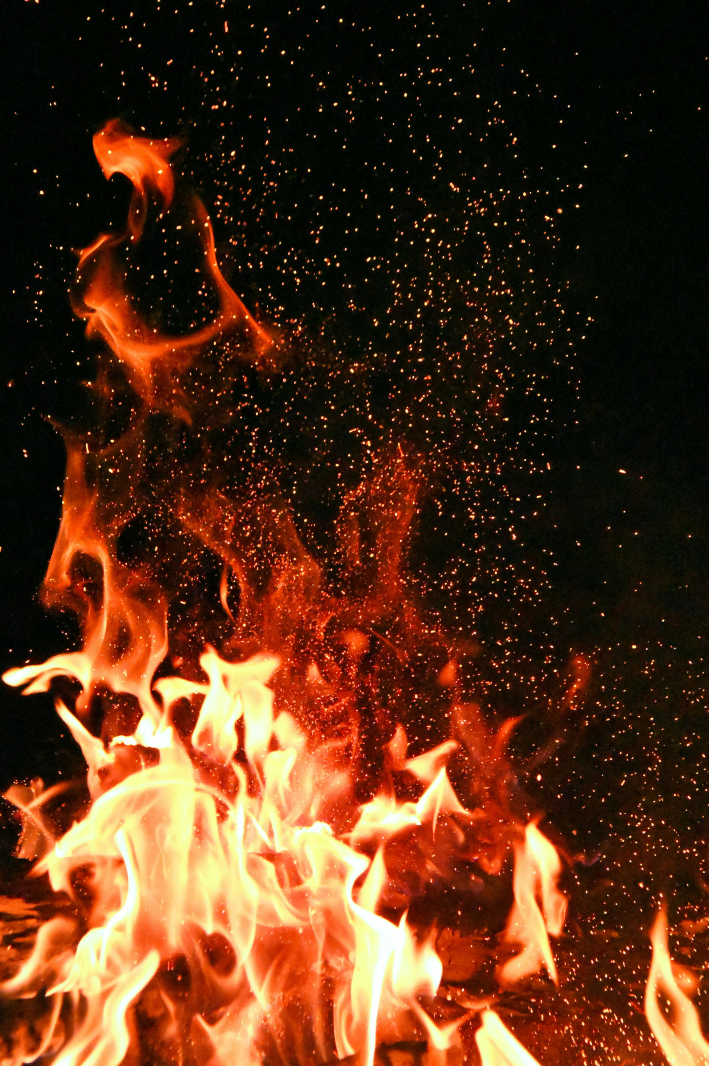
#> input picture Practical tasks day (1-7)/Task-9/fire.jpg, 3543 x 5330 px (shown at 1/5 size)
$ python chatgpt.py
#> lines starting #> are read from the running program, lines starting #| are printed output that depends on the picture; after the words box and inside, x2 and y2 are one past the last pixel; in counts of white or black regions, pixels touching at a corner belong together
#> further down, img is the input picture: shape (5330, 3543, 3); mean B, G, R 24.7, 48.4, 86.8
import cv2
import numpy as np

def detect_fire_regions(frame, min_area=1500, solidity_thresh=0.5):
    """
    Input:  BGR frame (image)
    Output: annotated_frame, fire_mask, list_of_boxes[(x, y, w, h), ...]
    """
#> called with min_area = 1500, solidity_thresh = 0.5

    # 1. Smooth to reduce noise
    blurred = cv2.GaussianBlur(frame, (5, 5), 0)

    # 2. Convert to HSV
    hsv = cv2.cvtColor(blurred, cv2.COLOR_BGR2HSV)
#> hsv: shape (5330, 3543, 3); mean H, S, V 28, 199.1, 88.3

    # 3. Fire-like HSV ranges (tune for your lighting/environment!)
    # Range 1: red–yellow
    lower1 = np.array([0,   80, 150])   # H, S, V
    upper1 = np.array([25, 255, 255])

    # Range 2: upper reds (HSV wrap-around)
    lower2 = np.array([160, 80, 150])
    upper2 = np.array([179, 255, 255])

    mask1 = cv2.inRange(hsv, lower1, upper1)
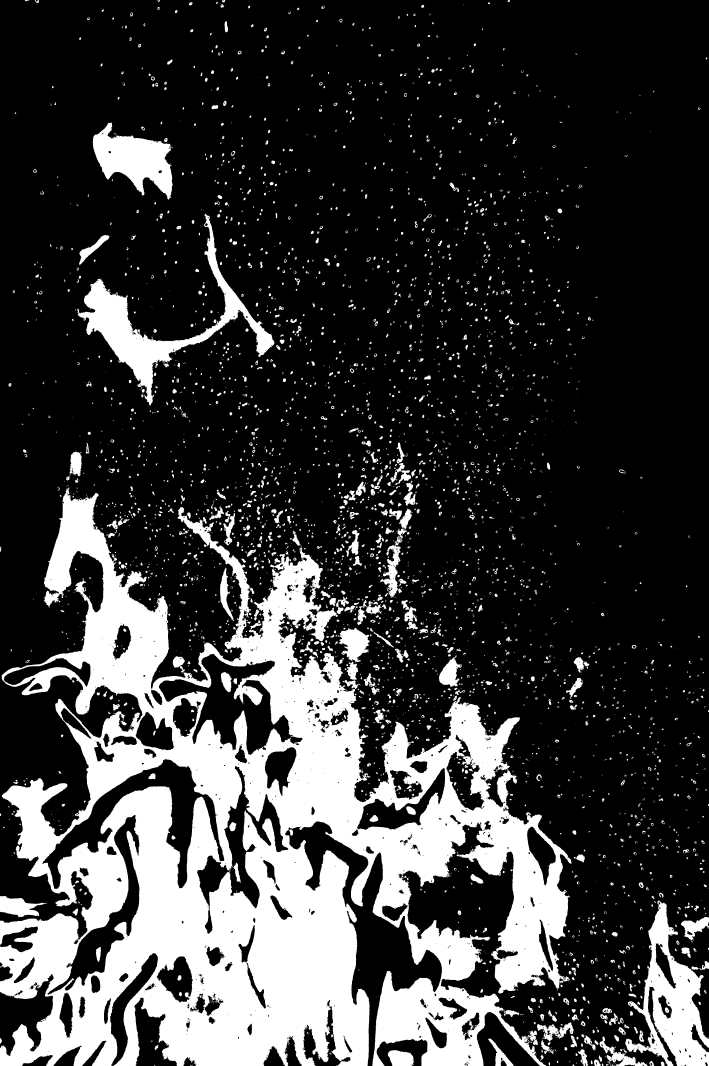
#> mask1: shape (5330, 3543) (shown at 1/5 size); 23% white; 3862 white regions (1145 under 20 px), largest, box (x1, y1, x2, y2) and area: (0, 2441, 2857, 5330) 3506611, (386, 1068, 1372, 2029) 145665, (3126, 4502, 3543, 5330) 138422
    mask2 = cv2.inRange(hsv, lower2, upper2)
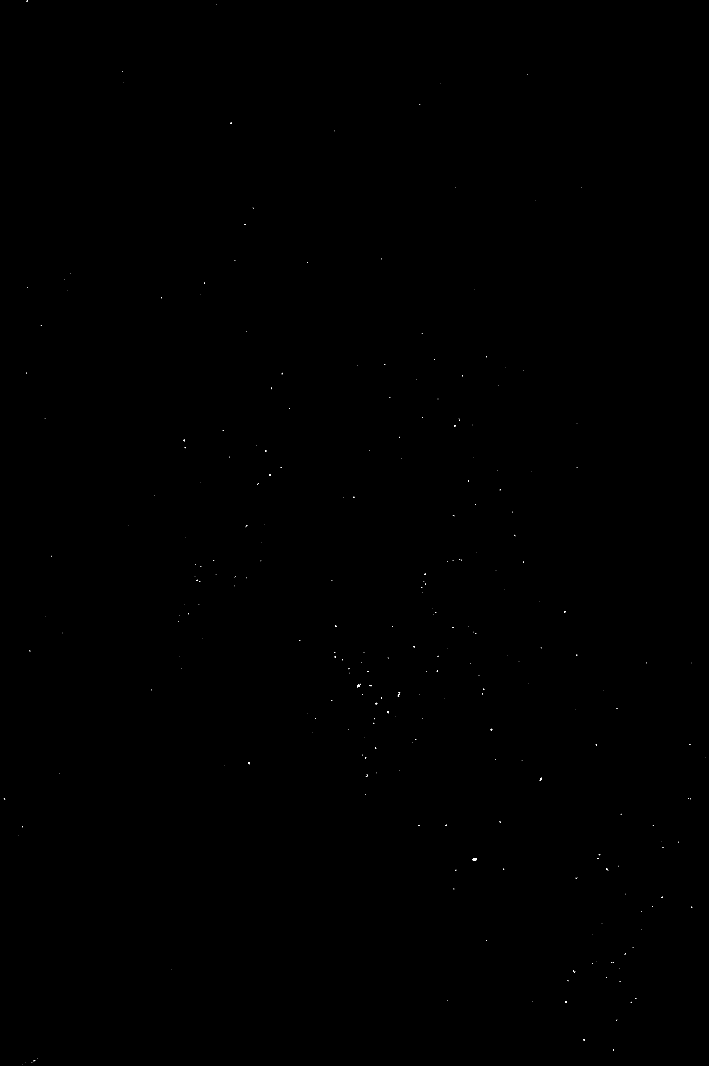
#> mask2: shape (5330, 3543) (shown at 1/5 size); 0.01% white in thin lines or dots

    fire_mask = cv2.bitwise_or(mask1, mask2)
#> fire_mask: shape (5330, 3543); 23% white; 3865 white regions (1131 under 20 px), largest, box (x1, y1, x2, y2) and area: (0, 2441, 2857, 5330) 3507137, (386, 1068, 1372, 2029) 145665, (3126, 4502, 3543, 5330) 138435

    # 4. Morphological operations to clean the mask
    kernel = cv2.getStructuringElement(cv2.MORPH_ELLIPSE, (5, 5))
    fire_mask = cv2.morphologyEx(fire_mask, cv2.MORPH_OPEN, kernel, iterations=1)
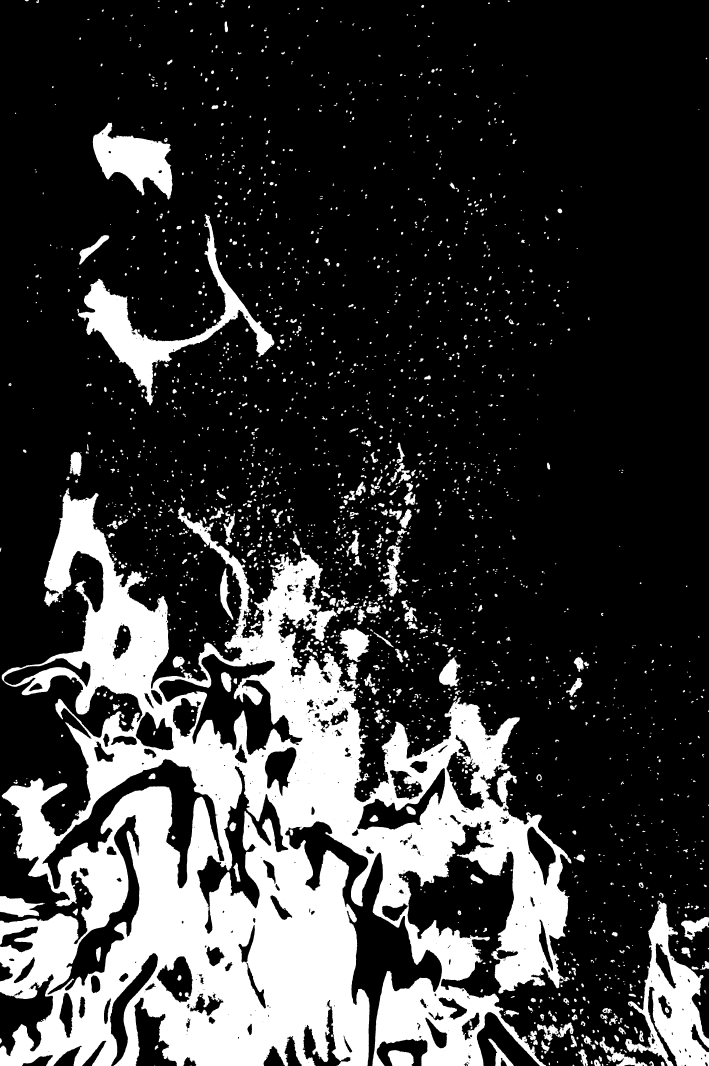
#> fire_mask: shape (5330, 3543) (shown at 1/5 size); 22.5% white; 2351 white regions (223 under 20 px), largest, box (x1, y1, x2, y2) and area: (0, 2441, 2857, 5330) 3486367, (390, 1070, 1372, 2028) 143930, (3126, 4502, 3543, 5330) 137801
    fire_mask = cv2.morphologyEx(fire_mask, cv2.MORPH_CLOSE, kernel, iterations=2)
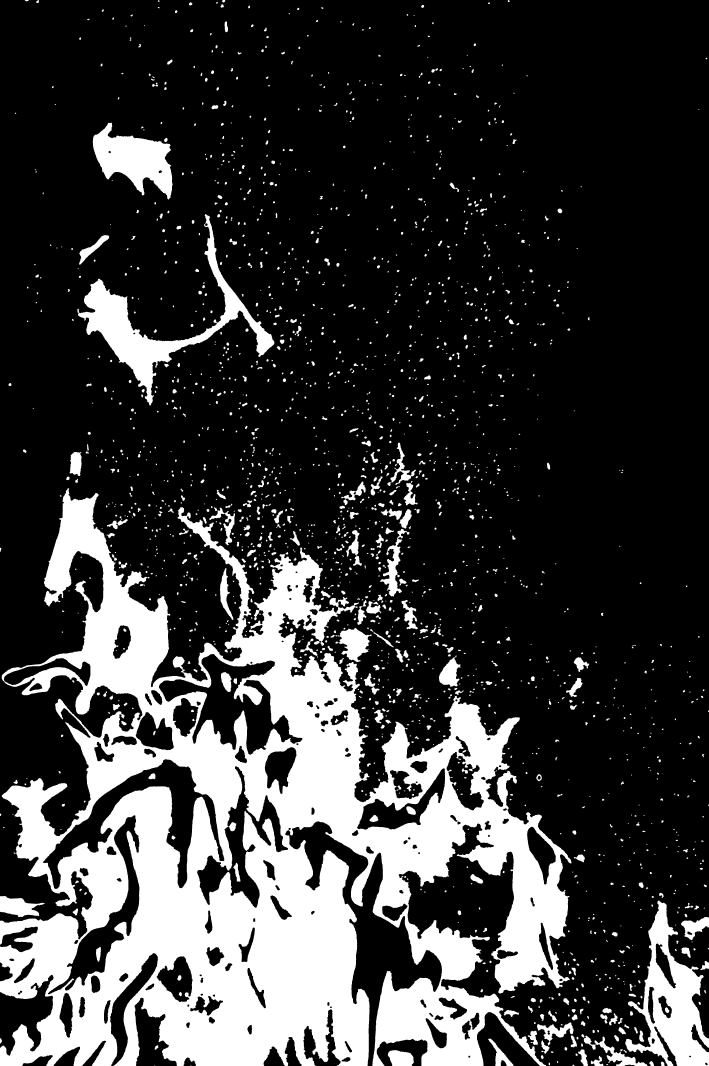
#> fire_mask: shape (5330, 3543) (shown at 1/5 size); 22.8% white; 1928 white regions (155 under 20 px)

    # 5. Find contours
    contours, _ = cv2.findContours(fire_mask, cv2.RETR_EXTERNAL, cv2.CHAIN_APPROX_SIMPLE)
#> contours = 1901 contours, 305 with area under 20; largest, box (x1, y1, x2, y2) and area: (0, 2441, 2857, 5330) 4324148, (3126, 4502, 3543, 5330) 155582, (387, 1070, 1372, 2028) 144434, (464, 613, 863, 998) 80470, (1676, 3139, 1858, 3311) 16232

    boxes = []
    annotated = frame.copy()

    for cnt in contours:
        area = cv2.contourArea(cnt)
        if area < min_area:
            continue  # filter small blobs

        x, y, w, h = cv2.boundingRect(cnt)
        aspect = w / float(h)

        # Filter very thin / extreme shapes
        if aspect < 0.2 or aspect > 5:
            continue

        # Solidity = area / convex hull area
        hull = cv2.convexHull(cnt)
        hull_area = cv2.contourArea(hull) + 1e-6
        solidity = area / hull_area

        if solidity < solidity_thresh:
            continue

        boxes.append((x, y, w, h))

        # Draw bounding box + label
        cv2.rectangle(annotated, (x, y), (x + w, y + h), (0, 0, 255), 2)
        cv2.putText(annotated, "FIRE", (x, y - 5),
                    cv2.FONT_HERSHEY_SIMPLEX, 0.6, (0, 0, 255), 2)
#> this loop made 1901 passes
#> area on passes 3 to 5: 37.5, 30, 60.5
#> after the loop, boxes = 29 items, first 6: (1939, 5250, 130, 80), (2891, 5247, 49, 83), (2441, 5193, 128, 137), (2639, 5153, 50, 72), (2685, 5112, 183, 116), (3405, 4585, 138, 116)

    return annotated, fire_mask, boxes


if __name__ == "__main__":
    # ---- CHANGE THIS PATH TO YOUR IMAGE ----
    img_path = r"fire.jpg"

    img = cv2.imread(img_path)
    if img is None:
        print(f"Error: could not read image at {img_path}")
        exit(1)

    annotated, fire_mask, boxes = detect_fire_regions(img)

    print("Detected fire regions (x, y, w, h):")
    for b in boxes:
        print(b)
#> this loop made 29 passes
#> b on passes 1 to 12: (1939, 5250, 130, 80), (2891, 5247, 49, 83), (2441, 5193, 128, 137), (2639, 5153, 50, 72), (2685, 5112, 183, 116), (3405, 4585, 138, 116), (3126, 4502, 417, 828), (0, 4480, 223, 106), (1870, 3548, 48, 69), (2830, 3390, 83, 96), (1819, 3367, 78, 106), (2869, 3286, 77, 74)
#| (1939, 5250, 130, 80)
#| (2891, 5247, 49, 83)
#| (2441, 5193, 128, 137)
#| (2639, 5153, 50, 72)
#| (2685, 5112, 183, 116)
#| (3405, 4585, 138, 116)
#| (3126, 4502, 417, 828)
#| (0, 4480, 223, 106)
#> (further printed lines are left out)

    # Show results
    cv2.imshow("Original", img)
    cv2.imshow("Fire Mask", fire_mask)
    cv2.imshow("Fire Detection", annotated)

    # Press any key to close windows
    cv2.waitKey(0)
    cv2.destroyAllWindows()

    # Optional: save outputs
    cv2.imwrite("fire_mask.png", fire_mask)
    cv2.imwrite("fire_detected.png", annotated)
